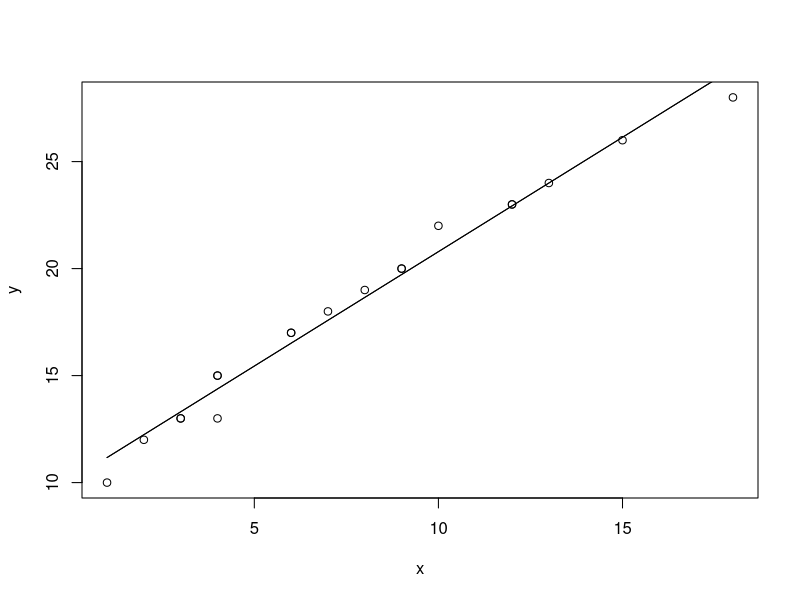

Source code (R):
lr<-read.csv("1.csv",header=TRUE,sep=",")
lr

x<-lr$experience
y<-lr$publications

X <- mean(x)
X
Y <- mean(y)
Y

num = sum((x-X)*(y-Y))
dem = sum((x-X)^2)

b1 = num/dem
b0 = Y - b1*X
b1
b0
lr$pred = b0 + b1*x
lr
rss = sum((y-lr$pred)^2)
rss
tss = sum((y-Y)^2)
tss
rse = sqrt(rss/(nrow(lr)-2))
rse
se = 1 -  (rss/tss)
se


fit <- lm(y~x,lr)
summary(fit)

lr$pred2 = predict(fit,data.frame(x=c(x)))
lr


plot(x,y)
lines(x,lr$pred)
lines(x,lr$pred2)
